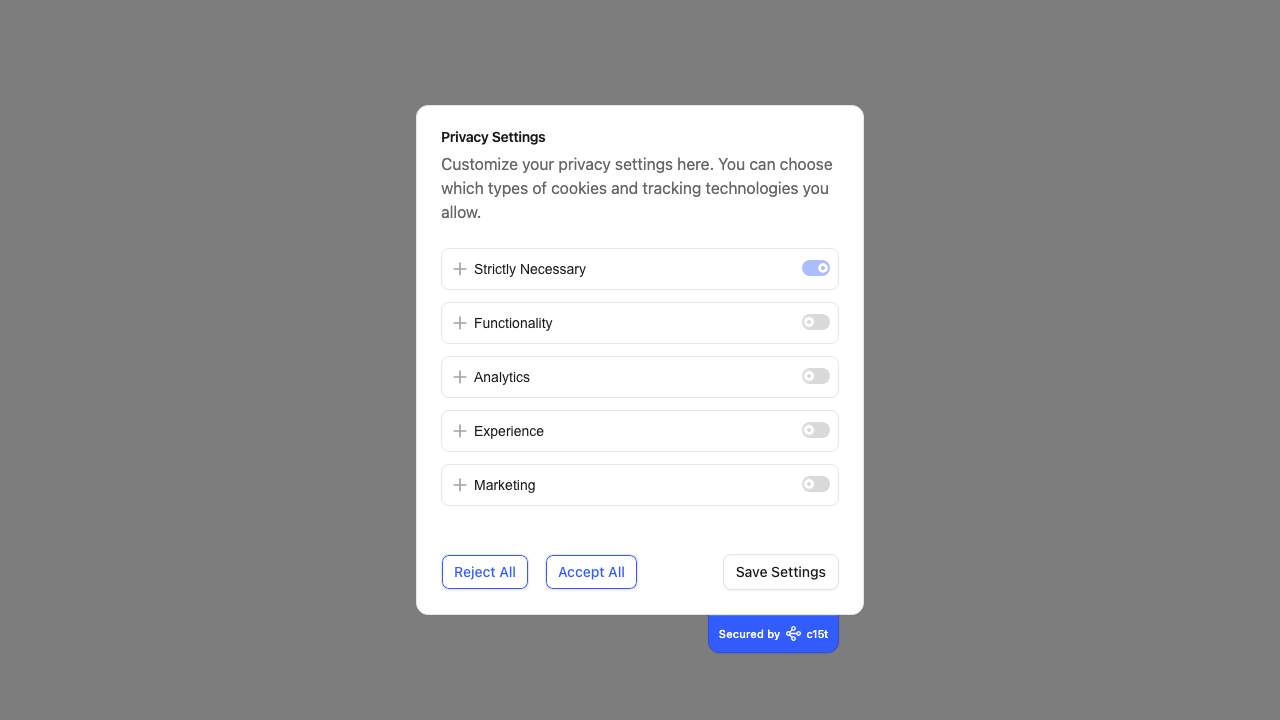
#> input picture apps/parity-runner/tests/parity.spec.ts-snapshots/core-consent-dialog-default-react-chromium-darwin.png, 1280 x 720 px
$ python ios-frame-proof.py digest ../../../apps/parity-runner/tests/parity.spec.ts-snapshots/core-consent-dialog-default-react-chromium-darwin.png
#> lines starting #> are read from the running program, lines starting #| are printed output that depends on the picture
#!/usr/bin/env python3
"""Frame evidence for the iOS journey: two hashes and a change percentage.

Hashing the whole PNG is the mistake that made the first iOS proof worthless. The
status bar holds a clock, so every screenshot differs from the one before it, and a
step that never ran still looked like a step that did. This tool therefore:

- hashes the full frame, for the record;
- hashes the frame below the system band, which is the app, so a step whose only
  change is the clock reads as nothing happening;
- reports how much of the app area actually changed between two frames, which tells
  "one switch moved" from "the alert was dismissed" from "nothing at all".

Usage:
    ios-frame-proof.py digest <shot.png> [--status-band 177]
        -> <full-md5> <app-md5>
    ios-frame-proof.py diff <before.png> <after.png> [--status-band 177]
        -> <changed-percent-of-app-area>
"""

import argparse
import hashlib
import sys

try:
    from PIL import Image
except ModuleNotFoundError:
    sys.exit("Pillow is required: python3 -m pip install pillow")

# The iPhone status band, in screenshot pixels: 59pt at 3x. Cropping it drops the
# clock and the battery, and nothing the consent surfaces draw.
STATUS_BAND_PX = 177


def app_area(path, band):
#> called with band = 177
    image = Image.open(path).convert("RGB")
#> image is the input picture: PIL image 1280x720 RGB; mean R, G, B 155.4, 155.6, 156.6
    return image.crop((0, band, image.width, image.height))
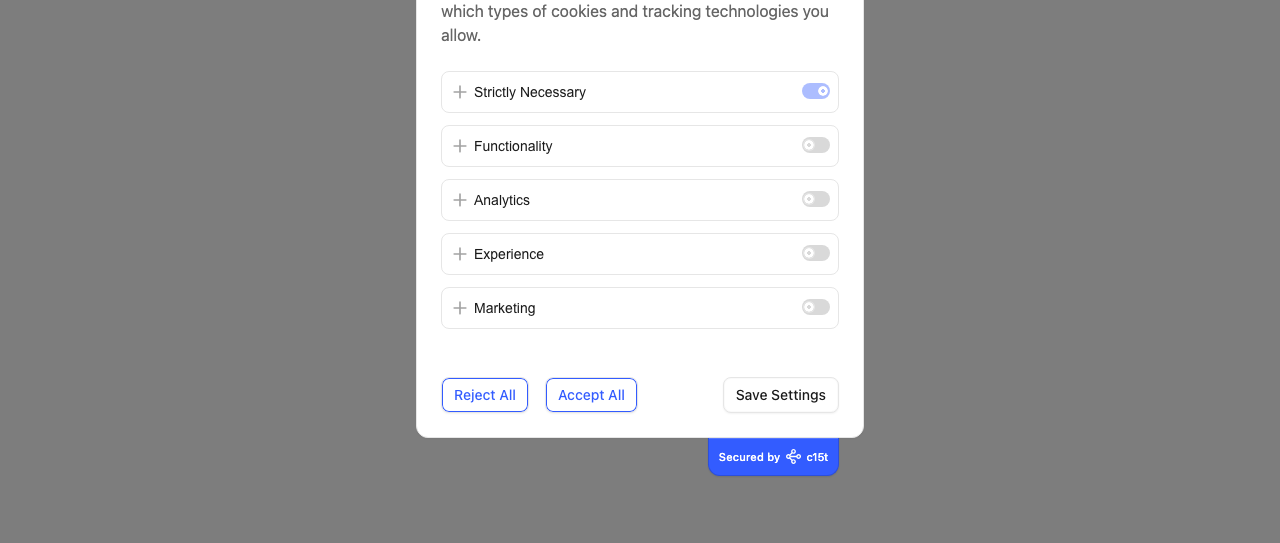
#> returned value: PIL image 1280x543 RGB; mean R, G, B 159.7, 160.1, 161.4


def digest(path, band):
    with open(path, "rb") as handle:
        full = hashlib.md5(handle.read()).hexdigest()
    app = hashlib.md5(app_area(path, band).tobytes()).hexdigest()
#> app = 'd18d66425fadd98cfe0e664a7e75c152'
    return full, app


def diff(a, b, band):
    ia, ib = app_area(a, band), app_area(b, band)
    if ia.size != ib.size:
        return 100.0
    pa, pb = ia.load(), ib.load()
    w, h = ia.size
    changed = 0
    sampled = 0
    for y in range(0, h, 2):
        for x in range(0, w, 2):
            sampled += 1
            if pa[x, y] != pb[x, y]:
                changed += 1
    return 0.0 if sampled == 0 else round(100.0 * changed / sampled, 3)


def main():
    ap = argparse.ArgumentParser()
    ap.add_argument("cmd", choices=["digest", "diff"])
    ap.add_argument("paths", nargs="+")
    ap.add_argument("--status-band", type=int, default=STATUS_BAND_PX)
    args = ap.parse_args()

    if args.cmd == "digest":
        full, app = digest(args.paths[0], args.status_band)
#> full = 'c8e63685757280e09dbb00531d132d1d'; app = 'd18d66425fadd98cfe0e664a7e75c152'
        print(f"{full} {app}")
#| c8e63685757280e09dbb00531d132d1d d18d66425fadd98cfe0e664a7e75c152
        return 0
    print(diff(args.paths[0], args.paths[1], args.status_band))
    return 0


if __name__ == "__main__":
    sys.exit(main())
#> (the program exits here)
